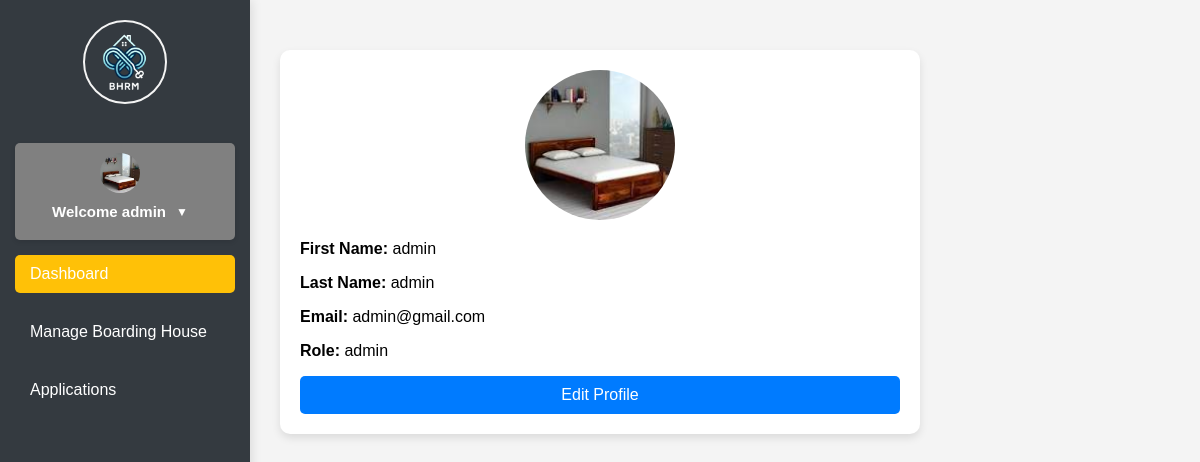
The app's page /profile.php (signed in) with its own data.
### tables this page shows
CREATE TABLE `users` (
  `id` int(11) NOT NULL,
  `image` varchar(255) NOT NULL,
  `fname` varchar(50) NOT NULL,
  `lname` varchar(50) NOT NULL,
  `uname` varchar(50) NOT NULL,
  `pass` varchar(50) NOT NULL,
  `role` varchar(50) NOT NULL,
  `hname` varchar(255) NOT NULL
);

### profile.php (the view, shortened to what this page needs)
<?php
require 'php/connection.php';
?>
<!DOCTYPE html>
<html lang="en">
<head>
</head>
<body>
    <?php if (!empty($_SESSION["uname"]) && !empty($_SESSION["role"]) && $_SESSION["role"] == 'admin'): ?>
        <?php include 'navadmin.php'; ?>
        <div class="profile-container">
            <img src="<?php echo $fetch['image']; ?>" alt="Profile Picture">
            <?php if (isset($_POST['edit_profile'])): ?>
                <form method="POST" enctype="multipart/form-data">
                    <label>Profile Picture:</label>
                    <input type="file" name="image">
                    <label>First Name:</label>
                    <input type="text" name="fname" value="<?php echo $fetch['fname']; ?>" required>
                    <label>Last Name:</label>
                    <input type="text" name="lname" value="<?php echo $fetch['lname']; ?>" required>
                    <label>Email:</label>
                    <input type="text" name="uname" value="<?php echo $fetch['uname']; ?>" required>
                    <label>Password:</label>
                    <input type="password" name="pass" placeholder="Enter a new password">
                    <label>Role:</label>
                    <input type="text" value="<?php echo $fetch['role']; ?>" readonly>
                    <button type="submit" name="save_changes">Save Changes</button>
                    <button type="submit" name="cancel_edit">Cancel</button>
                </form>
            <?php else: ?>
                <div>
                    <p><strong>First Name:</strong> <?php echo $fetch['fname']; ?></p>
                    <p><strong>Last Name:</strong> <?php echo $fetch['lname']; ?></p>
                    <p><strong>Email:</strong> <?php echo $fetch['uname']; ?></p>
                    <p><strong>Role:</strong> <?php echo $fetch['role']; ?></p>
                    <form method="POST">
                        <button type="submit" name="edit_profile">Edit Profile</button>
                    </form>
                </div>
            <?php endif; ?>
        </div>
    <?php endif; ?>
</body>
</html>

### navadmin.php (shortened to what this page needs)
<!DOCTYPE html>
<html lang="en">
<head>
</head>
<body>
    <?php
        if(!empty($_SESSION['uname'])){
            $uname = $_SESSION['uname'];
            $query = "select * from users where uname = '$uname'";
            $result = mysqli_query($conn, $query);
            $fetch = mysqli_fetch_assoc($result);
        }
    ?>
<!DOCTYPE html>
<html lang="en">
<head>
</head>
<body>
    <nav class="navbar">
        <a class="navbar-brand" href="#">
            <img src="/bhrm-main/images/logo.png" alt="Logo">
        </a>
        <ul class="nav-links">
        <div class="li-background">
            <li class="dropdown">
                <img src="/bhrm-main/<?php echo $fetch['image']?>" alt="Profile">
            </li>
            <li class="dropdown">
                <div class="dropdown-toggle">
                    <span class="username"> Welcome <?php echo $fetch['fname']; ?></span>
                    <span>▼</span>
                </div>
            </li>
        </div>
            <li><a class="nav-link active" href="/bhrm-main/dashboardadmin.php">Dashboard</a></li>
            <li><a class="nav-link" href="/bhrm-main/index.php">Manage Boarding House</a></li>
            <li><a class="nav-link" href="/bhrm-main/php/bhapplications.php">Applications</a></li>
        </ul>
    </nav>
</body>
</html>

### profile.php (style rules this page uses)
body { font-family: Arial, sans-serif; margin: 0; padding: 0px; background-color: #f4f4f4; }
.profile-container { max-width: 600px; margin: 50px auto; background: white; padding: 20px; border-radius: 10px; box-shadow: 0px 4px 8px rgba(0, 0, 0, 0.1); }
.profile-container img { width: 150px; height: 150px; border-radius: 50%; object-fit: cover; display: block; margin: 0 auto 20px; }
.profile-container form { display: flex; flex-direction: column; }
.profile-container button { background-color: #007BFF; color: white; border: none; padding: 10px; font-size: 16px; border-radius: 5px; cursor: pointer; }

### navadmin.php (style rules this page uses)
.navbar { position: fixed; top: 0; left: 0; height: 100%; width: 220px; background-color: #343a40; padding: 20px 15px; display: flex; flex-direction: column; justify-content: start; box-shadow: 2px 0 10px rgba(0, 0, 0, 0.1); z-index: 1000; }
.navbar-brand { text-align: center; margin-bottom: 20px; }
.navbar-brand img { width: 80px; height: 80px; border-radius: 50%; border: 2px solid #f4f4f4; transition: transform 0.3s ease; }
.nav-links { list-style: none; padding: 0; margin: 10px 0; display: flex; flex-direction: column; align-items: left; justify-content: center; gap: 10px; }
.nav-links li { margin-bottom: 10px; }
.nav-link { color: white; text-decoration: none; font-size: 16px; padding: 10px 15px; display: block; border-radius: 5px; transition: background-color 0.3s, color 0.3s; }
.nav-link:hover, .nav-link.active { background-color: #ffc107; color: white; }
.dropdown { position: relative; display: flex; align-items: center; justify-content: center; }
.dropdown .username { font-weight: bold; font-size: 15px; }
.dropdown img { width: 40px; height: 40px; border-radius: 50%; cursor: pointer; margin-right: 10px; }
.li-background { background-color: gray; color: white; padding: 10px 15px; border-radius: 5px; margin: 5px 0; box-shadow: 0 2px 5px rgba(0, 0, 0, 0.1); font-size: 16px; transition: background-color 0.3s, color 0.3s; position: relative; }
.dropdown-toggle { display: flex; align-items: center; cursor: pointer; justify-content: space-between; }
.dropdown-toggle span { margin-left: auto; font-size: 12px; margin-right: 10px; }

### records on screen
users: image (picture), fname "admin", lname "admin", uname "admin@gmail.com", role "admin"
